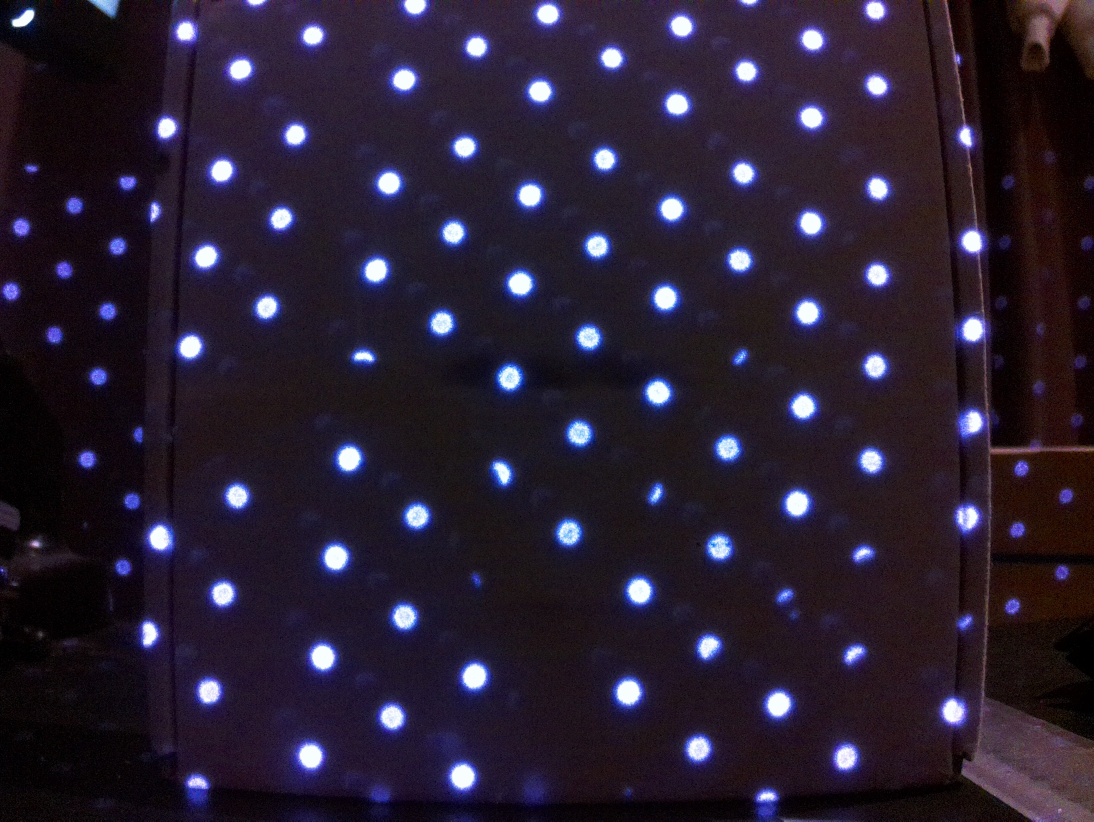
#> input picture real_dot/capture_image_IR2_20cm.jpg, 3280 x 2464 px, found by its file name (shown at 1/3 size)
$ python Otsu_test.py
#> lines starting #> are read from the running program, lines starting #| are printed output that depends on the picture; after the words box and inside, x2 and y2 are one past the last pixel; in counts of white or black regions, pixels touching at a corner belong together; long printed decimals are rounded
import numpy as np
import matplotlib.pyplot as plt
import cv2
from scipy.interpolate import griddata

def estimate_dot_radius(x, y, gray, circle_radius=28):
    circle_radius = int(circle_radius)  # Ensure the radius is an integer
    # Create a mask to extract the local region around the dot
    mask = np.zeros((circle_radius*2+1, circle_radius*2+1), dtype=np.uint8)
    cv2.circle(mask, (circle_radius, circle_radius), circle_radius, 255, -1)

    # Ensure that the region around the dot is within the bounds of the image
    y_start = max(0, y - circle_radius)
    y_end = min(gray.shape[0], y + circle_radius + 1)
    x_start = max(0, x - circle_radius)
    x_end = min(gray.shape[1], x + circle_radius + 1)

    # Extract the local region from the grayscale image
    local_region = gray[y_start:y_end, x_start:x_end]

    # Resize the mask to match the size of the local region
    resized_mask = cv2.resize(mask, (local_region.shape[1], local_region.shape[0]))

    # Apply the resized mask to the local region
    masked_region = cv2.bitwise_and(local_region, resized_mask)

    # Find contours in the masked region
    contours, _ = cv2.findContours(masked_region, cv2.RETR_EXTERNAL, cv2.CHAIN_APPROX_SIMPLE)

    if len(contours) > 0:
        # Calculate the radius of the fitted circle
        (x_c, y_c), radius = cv2.minEnclosingCircle(contours[0])
        radius = int(radius)

        return radius
    else:
        # Return a default radius if no contour is found
        return circle_radius

def dynamic_radius_parameters(dot_positions, gray, std_radius):
    sample_radii = []
    for y, x in dot_positions:
        dot_radius = estimate_dot_radius(x, y, gray, std_radius)
        sample_radii.append(dot_radius)

    avg_radius = np.mean(sample_radii) if sample_radii else std_radius
    min_radius = int(avg_radius * 0.1)
    max_radius = int(avg_radius * 2.5)
    return int(avg_radius), min_radius, max_radius

def estimate_depth(ir_dot_positions, gray, camera_intrinsics, dot_spacing, circle_radius, min_radius, max_radius):
    depths = []
    radii = []
    for dot_position in ir_dot_positions:
        y, x = dot_position

        # Estimate dot radius based on local pixel intensities
        dot_radius = estimate_dot_radius(x, y, gray, circle_radius)
        radii.append(dot_radius)

        # Clamp the radius within a certain range
        dot_radius = min(max(dot_radius, min_radius), max_radius)

        # Calculate depth using depth from defocus formula
        depth = (camera_intrinsics[0, 0] * dot_spacing) / (2 * dot_radius)
        depth = depth * 15  # Adjusting the scale for better visualization
        depths.append(depth)
    return depths, radii

#===================================================================================================================#

# Load the image
image_path = "dotMatrix/Depth_camera/real_dot/capture_image_IR2_20cm.jpg"  # Change to your new image path
original_dot = cv2.imread(image_path)
#> original_dot is the input picture: shape (2464, 3280, 3); mean B, G, R 49.7, 31.6, 41.3

# Convert to grayscale
gray = cv2.cvtColor(original_dot, cv2.COLOR_BGR2GRAY)

# Apply Otsu's thresholding
_, threshold = cv2.threshold(gray, 0, 255, cv2.THRESH_OTSU)
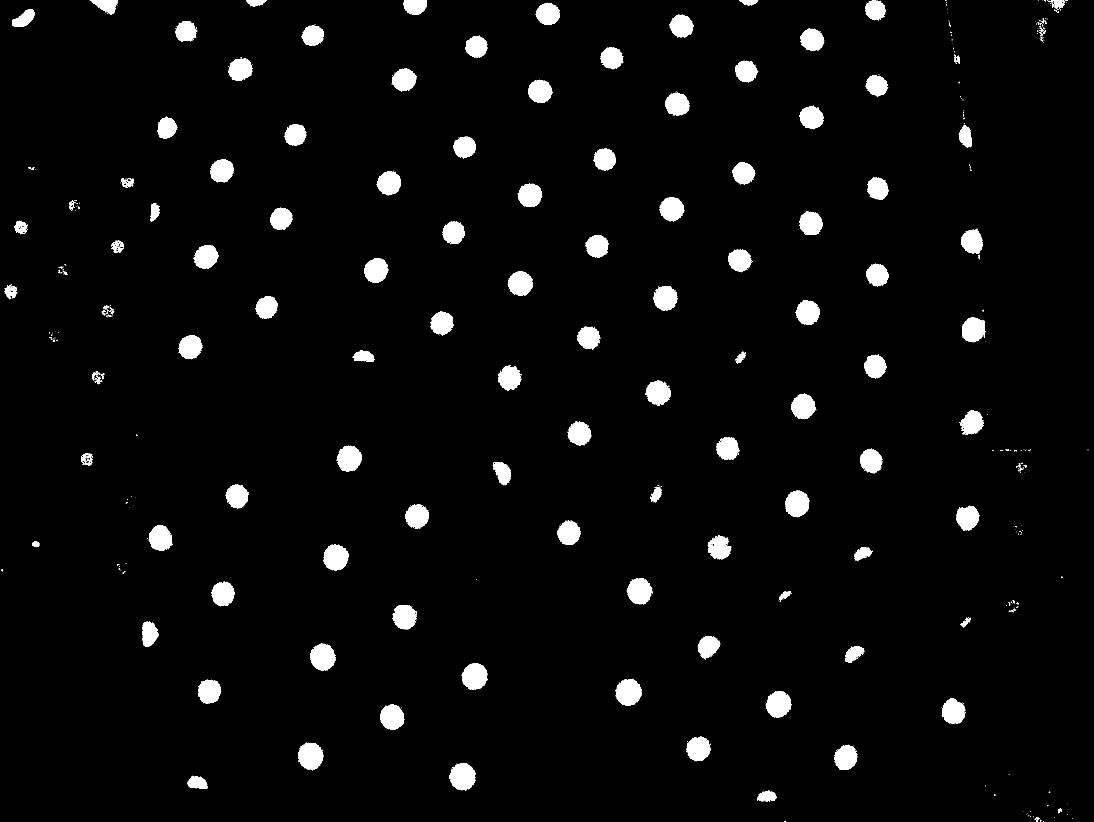
#> threshold: shape (2464, 3280) (shown at 1/3 size); 3.8% white; 539 white regions (394 under 20 px), largest, box (x1, y1, x2, y2) and area: (1347, 2289, 1427, 2372) 4788, (1846, 2036, 1926, 2118) 4713, (894, 2228, 970, 2311) 4657

# Invert the threshold image
neg = cv2.bitwise_not(threshold)
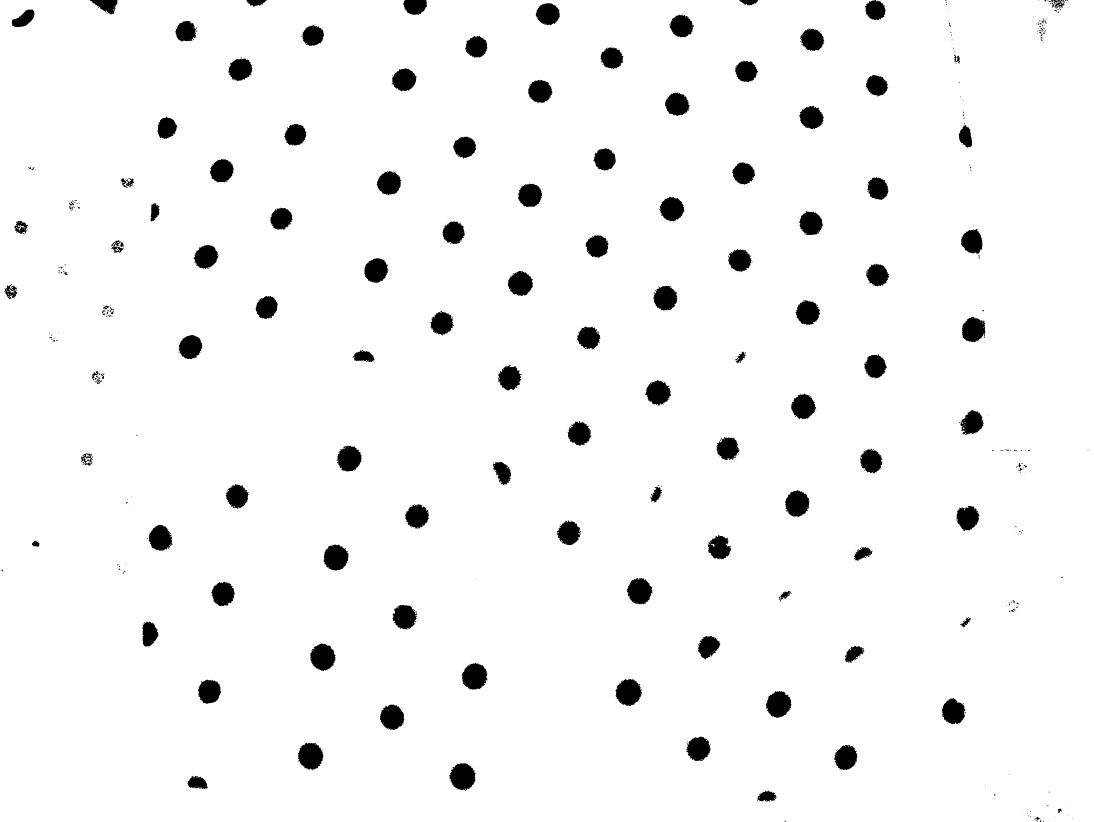
#> neg: shape (2464, 3280) (shown at 1/3 size); 96.2% white; 539 black regions (394 under 20 px)

# Find contours of the dots
contours, _ = cv2.findContours(neg, cv2.RETR_EXTERNAL, cv2.CHAIN_APPROX_SIMPLE)
#> contours = 13 contours, 10 with area under 20; largest, box (x1, y1, x2, y2) and area: (0, 0, 3280, 2464) 8066376, (3179, 0, 3191, 13) 38, (3167, 0, 3180, 11) 30
pos_contours, __ = cv2.findContours(threshold, cv2.RETR_EXTERNAL, cv2.CHAIN_APPROX_SIMPLE)
#> pos_contours = 539 contours, 418 with area under 20; largest, box (x1, y1, x2, y2) and area: (1347, 2289, 1427, 2372) 4664, (1846, 2036, 1926, 2118) 4578, (894, 2228, 970, 2311) 4516, (1385, 1989, 1462, 2069) 4504, (931, 1930, 1007, 2013) 4474

# Extract centroids of the dots
ir_dot_positions = []

# Negative picture
for contour in contours:
    M = cv2.moments(contour)
    if M['m00'] != 0:
        cx = int(M['m10'] / M['m00'])
        cy = int(M['m01'] / M['m00'])
        ir_dot_positions.append((cy, cx))
#> this loop made 13 passes
#> (contour, cx, cy) on passes 3, 9: ([[342, 19], [341, 20], [341, 21], [342, 21]], 341, 20), ([[3155, 0], [3155, 1], [3156, 1], [3156, 0]], 3155, 0)
#> after the loop, ir_dot_positions = [(20, 341), (12, 3180), (5, 3186), (5, 3172), (0, 3155), (1232, 1639)]

# Positive picture
for pos_con in pos_contours:
    M = cv2.moments(pos_con)
    if M['m00'] != 0:
        cx = int(M['m10'] / M['m00'])
        cy = int(M['m01'] / M['m00'])
        ir_dot_positions.append((cy, cx))
#> this loop made 539 passes
#> (pos_con, cx, cy) on passes 10, 11, 16, 19, 27, 36: ([[3092, 2448], [3091, 2449], [3091, 2450], [3092, 2449]], 3091, 2449), ([[3084, 2447], [3084, 2448], [3085, 2447]], 3084, 2447), ([[3090, 2434], [3090, 2435], [3092, 2435], [3091, 2434]], 3090, 2434), ([[3141, 2416], [3143, 2418], [3144, 2417], [3144, 2416]], 3142, 2416), ([[2956, 2357], [2956, 2358], [2957, 2357]], 2956, 2357), ([[2513, 2247], [2513, 2248], [2514, 2248]], 2513, 2247)
#> after the loop, ir_dot_positions = 331 pairs, first value 0 to 2461, second value 6 to 3263

# Plot the images
plt.figure(figsize=(12, 10))

plt.subplot(221), plt.imshow(cv2.cvtColor(original_dot, cv2.COLOR_BGR2RGB)), plt.title('Original Image')
plt.subplot(222), plt.imshow(gray, cmap='gray'), plt.title('Grayscale Image')
plt.subplot(223), plt.imshow(neg, cmap='gray'), plt.title('Inverted Threshold Image')
plt.subplot(224), plt.imshow(threshold, cmap='gray'), plt.title('Threshold Image')

# Define camera intrinsic parameters
fx = fy = 3.6  # Focal length in mm
cx = cy = 1280 / 2  # Assuming the image dimensions are 1280x720
camera_intrinsics = np.array([[fx, 0, cx],
                              [0, fy, cy],
                              [0, 0, 1]])

dot_spacing = 0.3  # Example dot spacing in meters

# Standard circle radius for initial estimate
std_circle_radius = 29

# Dynamically adjust radius parameters
circle_radius, min_radius, max_radius = dynamic_radius_parameters(ir_dot_positions, gray, std_circle_radius)
#> the loop in dynamic_radius_parameters, `for y, x in dot_positions:` made 331 passes
#> (y, x, y_start in estimate_dot_radius, y_end in estimate_dot_radius, x_start in estimate_dot_radius, x_end in estimate_dot_radius, y_c in estimate_dot_radius) on passes 1 to 3: (20, 341, 0, 50, 312, 371, 24.5), (12, 3180, 0, 42, 3151, 3210, 20.5), (5, 3186, 0, 35, 3157, 3216, 17)

# Estimate depths from IR dot positions
depths, radii = estimate_depth(ir_dot_positions, gray, camera_intrinsics, dot_spacing, circle_radius, min_radius, max_radius)
#> the loop in estimate_depth, `for dot_position in ir_dot_positions:` made 331 passes
#> pass 1, in estimate_dot_radius (call 332), `masked_region = cv2.bitwise_and(local_region, resized_mask)`:
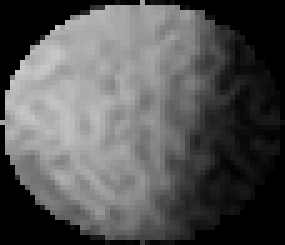
#> masked_region: shape (49, 57) (shown 5 times larger); min 0, max 200, mean 84.7

# Print estimated depths
for i, (depth, radius) in enumerate(zip(depths, radii)):
    print(f"Depth of IR dot {i+1}: {depth} meters, Estimated radius: {radius} pixels")
#> this loop made 331 passes
#| Depth of IR dot 1: 0.2893 meters, Estimated radius: 28 pixels
#| Depth of IR dot 2: 0.2893 meters, Estimated radius: 28 pixels
#| Depth of IR dot 3: 0.2893 meters, Estimated radius: 28 pixels
#| Depth of IR dot 4: 0.2893 meters, Estimated radius: 28 pixels
#| Depth of IR dot 5: 0.2893 meters, Estimated radius: 28 pixels
#> (further printed lines are left out)

# Plot the positions and depths of IR dots
x_data = [pos[0] for pos in ir_dot_positions]
y_data = [pos[1] for pos in ir_dot_positions]

plt.figure()
scatter = plt.scatter(y_data, x_data, c=depths, cmap='coolwarm', s=50)
plt.colorbar(scatter, label='Depth (m)')
plt.xlabel('X Position')
plt.ylabel('Y Position')
plt.title('IR Dot Depth Estimation - Top View (X-Y Plane)')
plt.gca().invert_yaxis()

# Visualize detected dots with estimated radii
fig, ax = plt.subplots()
ax.imshow(gray, cmap='gray')
for (y, x), radius in zip(ir_dot_positions, radii):
    circle = plt.Circle((x, y), radius, color='r', fill=False)
    ax.add_patch(circle)
#> this loop made 331 passes
plt.title('Detected Dots with Estimated Radii')
plt.xlabel('X Position')
plt.ylabel('Y Position')
plt.gca().invert_yaxis()
plt.show()
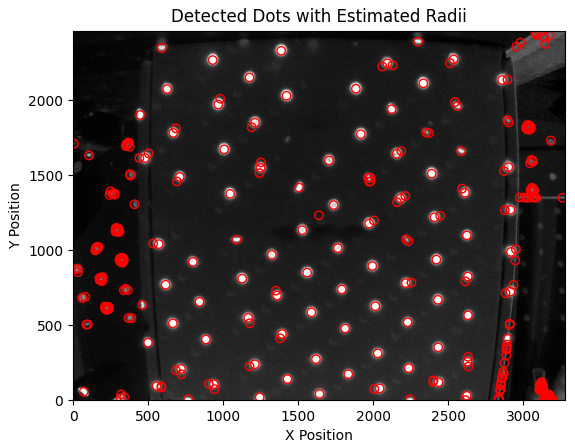
#> figure drawn by matplotlib, 1 panel

# Create 3D plot
fig = plt.figure()
ax = fig.add_subplot(111, projection='3d')
scatter = ax.scatter(y_data, x_data, depths, c=depths, cmap='coolwarm', s=50)
cbar = fig.colorbar(scatter, ax=ax)
cbar.set_label('Depth (m)')
ax.set_xlabel('X Position')
ax.set_ylabel('Y Position')
ax.set_zlabel('Depth (m)')
ax.set_title('IR Dot Depth Estimation')

plt.show()
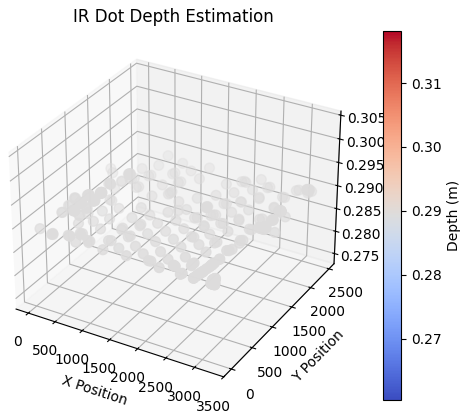
#> figure drawn by matplotlib, 2 panels

# Heatmap
x_grid = np.linspace(min(x_data), max(x_data), 1000)
y_grid = np.linspace(min(y_data), max(y_data), 1000)
X_grid, Y_grid = np.meshgrid(x_grid, y_grid)

# Interpolate only for actual dot positions
depths_interp = griddata((x_data, y_data), depths, (X_grid, Y_grid), method='cubic', fill_value=np.nan)
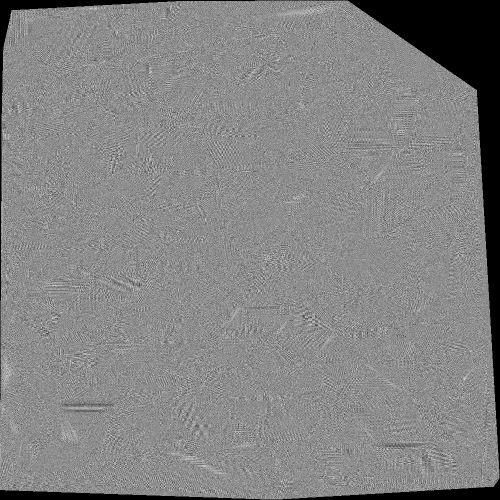
#> depths_interp: shape (1000, 1000) float64 (shown at 1/2 size); 6.96% of the values are NaN or infinite; the others: min 0.289, max 0.289, mean 0.289; drawn with min black, max white, NaN and infinite black

plt.figure()
plt.imshow(depths_interp, extent=(min(y_data), max(y_data), min(x_data), max(x_data)), cmap='coolwarm', origin='lower')
plt.colorbar(label='Depth (m)')
plt.xlabel('X Position')
plt.ylabel('Y Position')
plt.title('IR Dot Depth Estimation - Heatmap (X-Y Plane)')
plt.show()
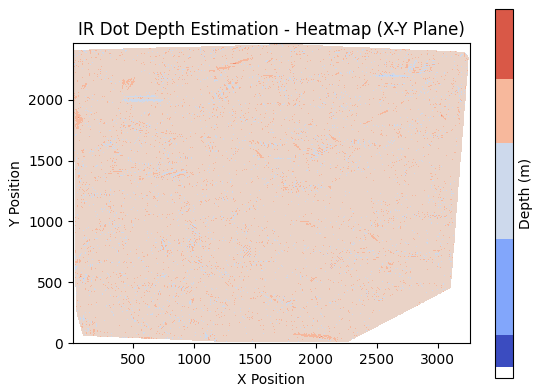
#> figure drawn by matplotlib, 2 panels

$ run again, with real_dot/capture_image_IR2_15cm.jpg copied over real_dot/capture_image_IR2_20cm.jpg
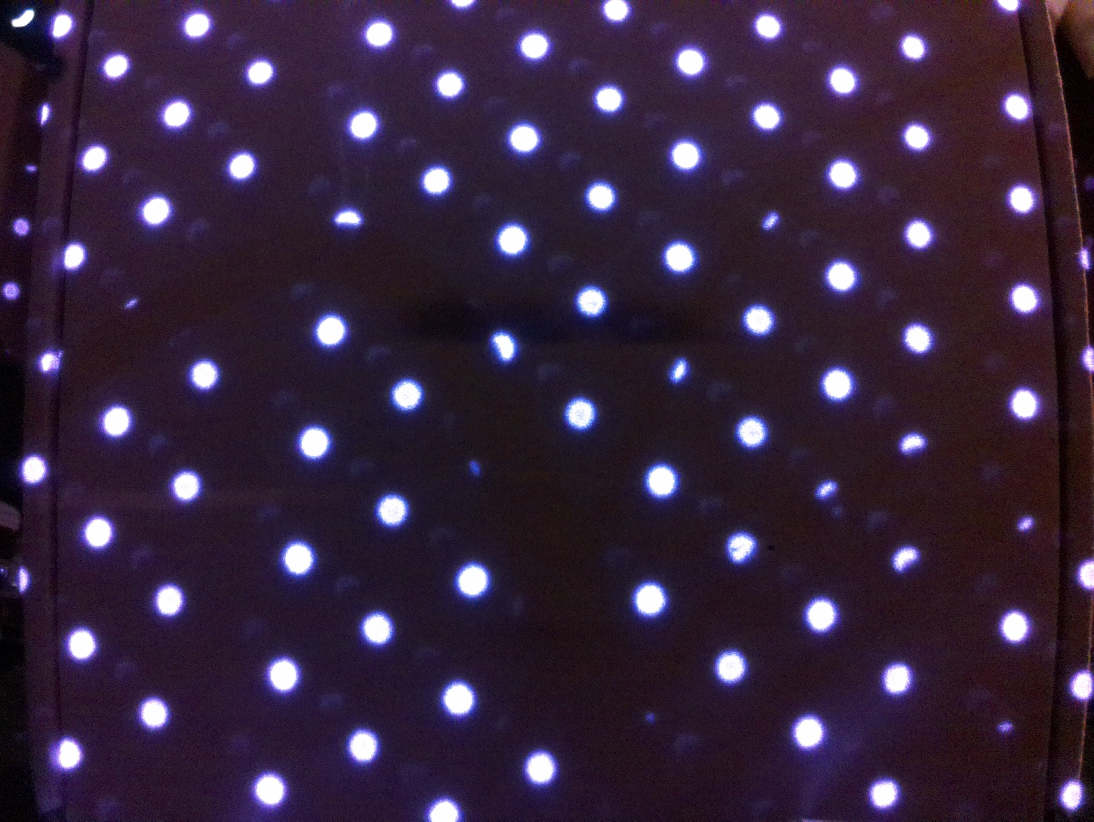
#> input picture real_dot/capture_image_IR2_15cm.jpg, 3280 x 2464 px, found by its file name (shown at 1/3 size)
#> original_dot is the input picture: shape (2464, 3280, 3); mean B, G, R 61.4, 37.7, 54.5
#> `_, threshold = cv2.threshold(gray, 0, 255, cv2.THRESH_OTSU)`:
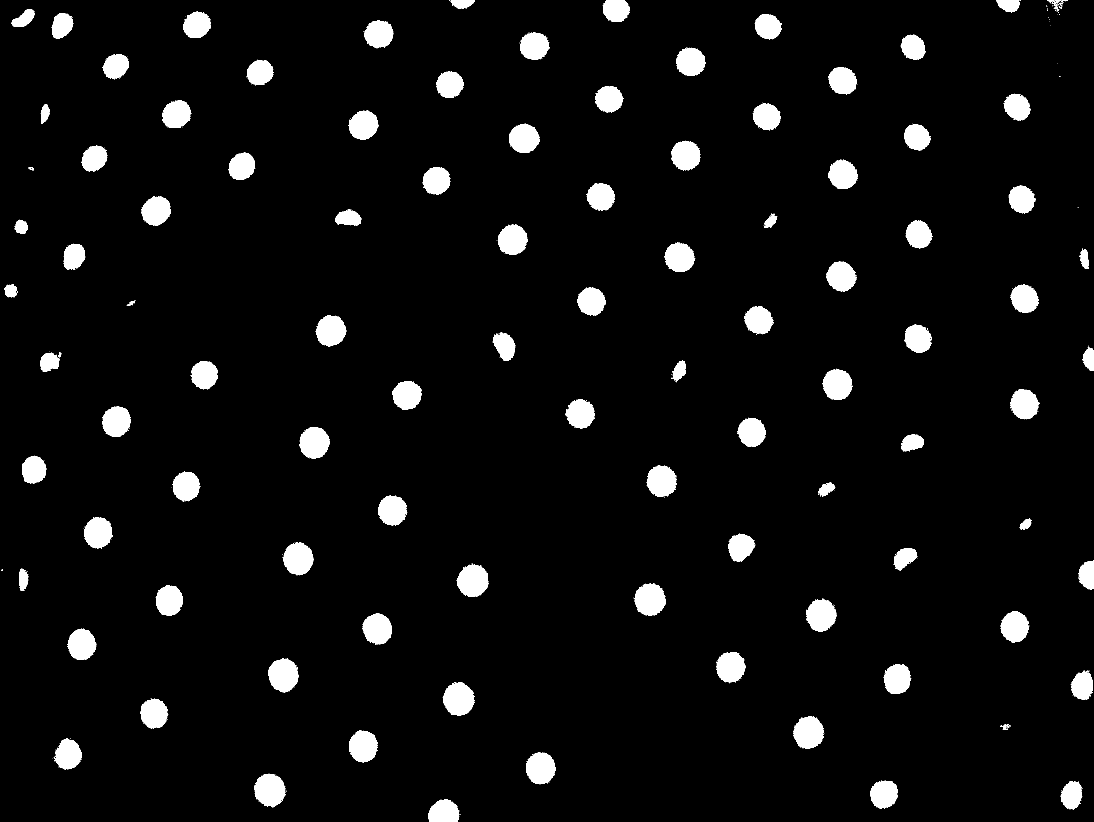
#> threshold: shape (2464, 3280) (shown at 1/3 size); 5.4% white; 338 white regions (234 under 20 px), largest, box (x1, y1, x2, y2) and area: (1329, 2046, 1424, 2147) 7091, (763, 2322, 857, 2422) 6929, (1370, 1692, 1465, 1791) 6921
#> neg: shape (2464, 3280); 94.6% white; 338 black regions (234 under 20 px)
#> `contours, _ = cv2.findContours(neg, cv2.RETR_EXTERNAL, cv2.CHAIN_APPRO..`: contours = 10 contours, 9 with area under 20; largest, box (x1, y1, x2, y2) and area: (0, 0, 3280, 2464) 8058587
#> pos_contours = 338 contours, 238 with area under 20; largest, box (x1, y1, x2, y2) and area: (1329, 2046, 1424, 2147) 6934, (763, 2322, 857, 2422) 6762, (1370, 1692, 1465, 1791) 6754, (804, 1974, 896, 2077) 6699, (1903, 1750, 1997, 1848) 6670
#> the loop `for contour in contours:` made 10 passes
#> (contour, cx, cy) on passes 1, 8, 9: ([[1290, 2462], [1289, 2463], [1290, 2463]], 1289, 2462), ([[3153, 0], [3153, 1], [3154, 0]], 3153, 0), ([[1822, 0], [1822, 1], [1823, 1], [1823, 0]], 1822, 0)
#> after the loop `for contour in contours:`: ir_dot_positions = [(2462, 1289), (1058, 3256), (0, 3153), (0, 1822), (1231, 1638)]
#> the loop `for pos_con in pos_contours:` made 338 passes
#> (pos_con, cx, cy) on passes 1, 3, 7, 9, 21, 33: ([[1379, 2442], [1379, 2443], [1380, 2444], [1380, 2443]], 1379, 2443), ([[776, 2404], [777, 2405], [777, 2404]], 776, 2404), ([[857, 2372], [857, 2373], [859, 2373], [858, 2372]], 857, 2372), ([[1647, 2345], [1646, 2346], [1647, 2346]], 1646, 2345), ([[1597, 2263], [1597, 2264], [1598, 2263]], 1597, 2263), ([[2404, 2153], [2403, 2154], [2404, 2155], [2406, 2153]], 2404, 2153)
#> after the loop `for pos_con in pos_contours:`: ir_dot_positions = 180 pairs, first value 0 to 2462, second value 6 to 3266
#> the loop in dynamic_radius_parameters, `for y, x in dot_positions:` made 180 passes
#> (y, x, y_start in estimate_dot_radius, y_end in estimate_dot_radius, x_start in estimate_dot_radius, x_end in estimate_dot_radius, x_c in estimate_dot_radius, y_c in estimate_dot_radius) on passes 1 to 3: (2462, 1289, 2433, 2464, 1260, 1319, 29, 15), (1058, 3256, 1029, 1088, 3227, 3280, 26, 29), (0, 3153, 0, 30, 3124, 3183, 29.39, 14.5)
#> the loop in estimate_depth, `for dot_position in ir_dot_positions:` made 180 passes
#> the loop `for i, (depth, radius) in enumerate(zip(depths, radii)):` made 180 passes
#| Depth of IR dot 1: 0.2893 meters, Estimated radius: 28 pixels
#| Depth of IR dot 2: 0.2893 meters, Estimated radius: 28 pixels
#| Depth of IR dot 3: 0.2893 meters, Estimated radius: 28 pixels
#| Depth of IR dot 4: 0.2893 meters, Estimated radius: 28 pixels
#| Depth of IR dot 5: 0.2893 meters, Estimated radius: 28 pixels
#> (further printed lines are left out)
#> the loop `for (y, x), radius in zip(ir_dot_positions, radii):` made 180 passes
#> `plt.show()`:
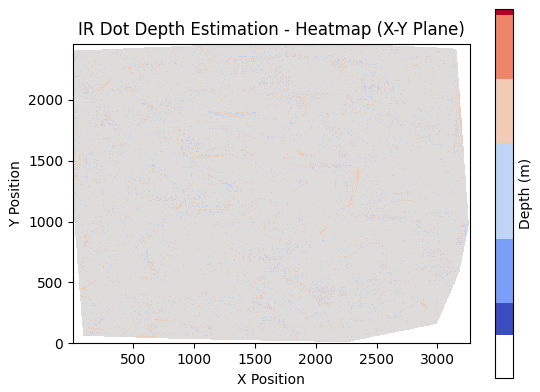
#> figure drawn by matplotlib, 2 panels
